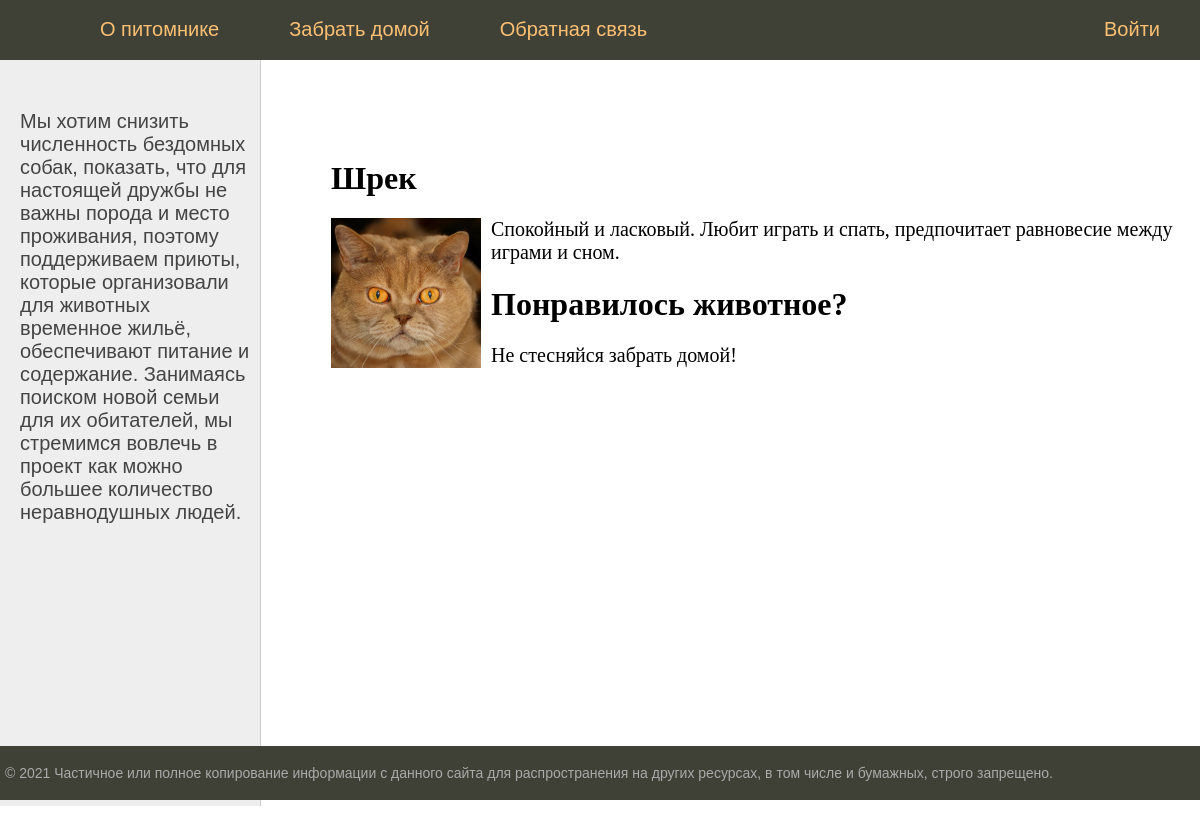
The app's page /show/2/ with its own data.
### shelter/models.py (models this page shows, shortened)
class Animal(models.Model):
	name = models.CharField(max_length=100)
	breed = models.CharField(max_length=100)
	description = models.TextField()
	found = models.DateTimeField(auto_now_add=True)
	ANIMALS = [
		(0, 'Unknown'),
		(1, 'Cat'),
		(2, 'Dog'),
		(3, 'Parrot')
	]
	atype = models.PositiveSmallIntegerField(default=0, choices=ANIMALS, verbose_name = "animal type")
	photo = models.ImageField()

### shelter/views.py (the view)
# urls.py: path('show/<int:pk>/', ShowAnimal.as_view(), name='show'),
class ShowAnimal(DetailView):
    model = Animal
    template_name = 'show.html'
    context_object_name = 'post'
    def get_context_data(self, *, object_list=None, **kwargs):
        context = super().get_context_data(**kwargs)
        context['menu'] = menu
        return context

### shelter/templates/show.html
{% extends 'base.html' %}
{% block content %}
<h1>{{post.name}}</h1>
{% if post.photo %}
	<p><img class="img-article-left thumb" style="height: 150px;" src="http:\\127.0.0.1:8000\static\images\{{post.photo}}"></p>
{% endif %}
{{post.description|linebreaks}}
	<h1>Понравилось животное?</h1>
	<p>Не стесняйся забрать домой!</p>
{% endblock %}

### static/css/style.css (style rules this page uses)
html, body { font-family: 'Arial'; margin: 0; padding: 0; height: 100%; width: 100%; color: #444; }
img { max-width: 600px; height: auto; }
img.img-article-left { max-width: 300px; height: auto; float: left; padding: 0 10px 10px 0; }
img.img-article-left.thumb { max-width: 150px; height: auto; }
.content-text h1 { font-size: 32px; }

### records on screen
Animal: name "Шрек", photo (picture), description "Спокойный и ласковый. Любит играть и спать, предпочитает равновесие между играми и сном."

### other values on screen
{{ m.title }} "О питомнике" "Забрать домой" "Обратная связь"
{{ m.title }} "Войти"
